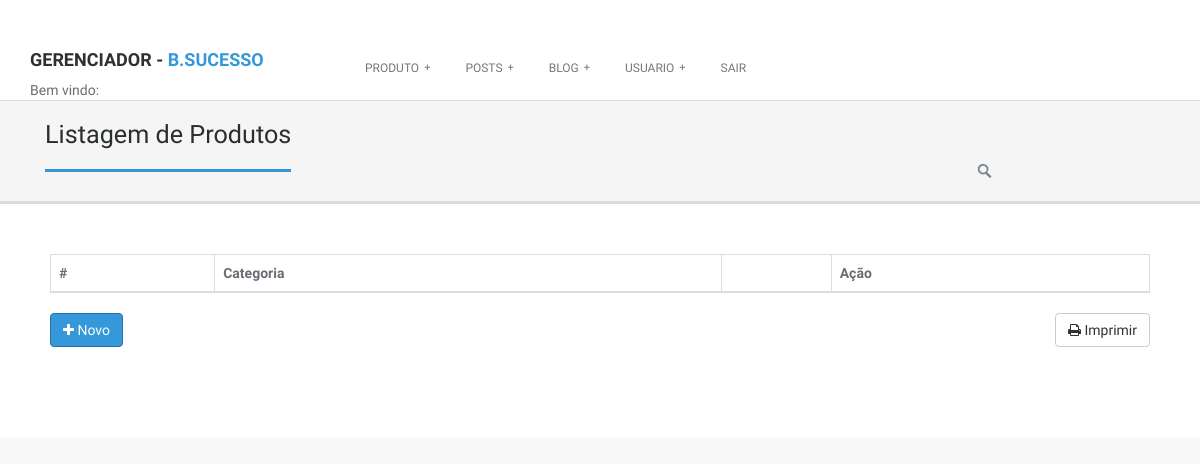
Before: /gerenciador.php?pagina=listposts with the older database file.
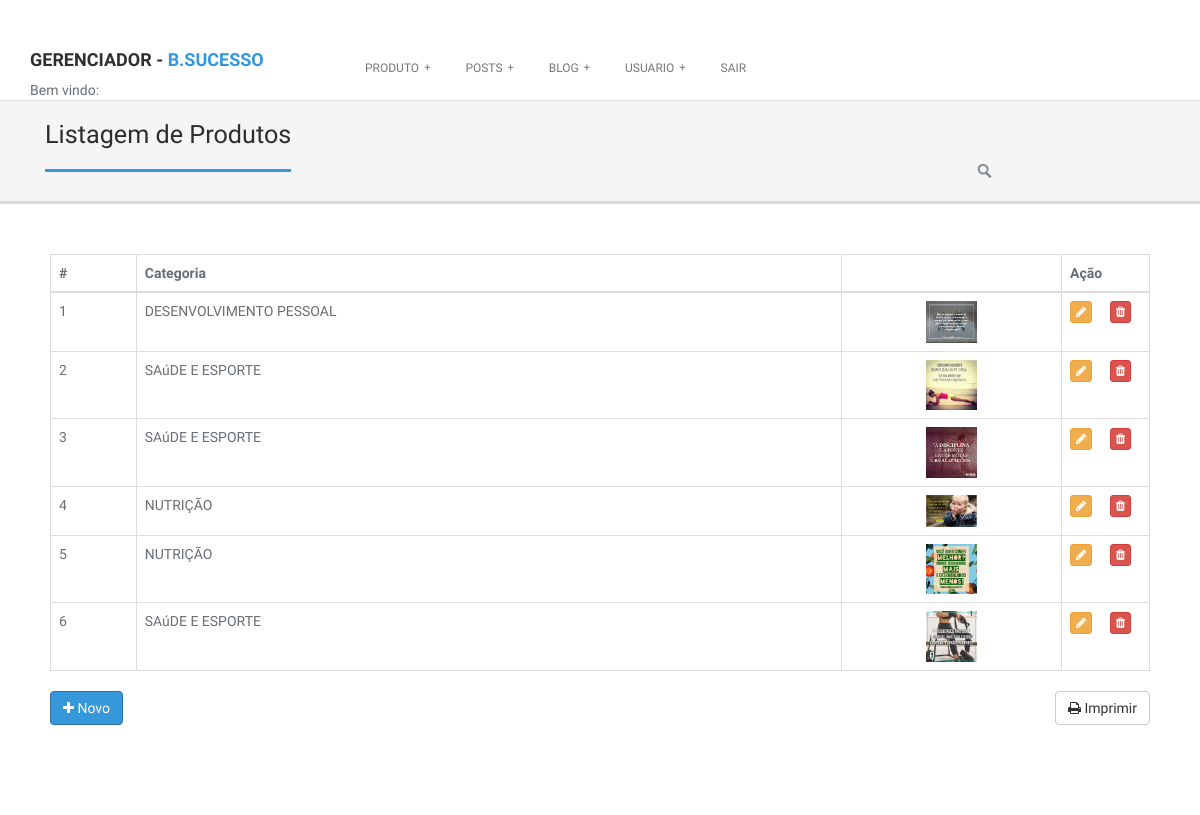
After: the same page with the newer database file.
### tables this page shows
CREATE TABLE `posts` (
  `idposts` int(11) NOT NULL AUTO_INCREMENT,
  `linkimage` varchar(200) NOT NULL,
  `fkcategoria` int(11) NOT NULL,
  PRIMARY KEY (`idposts`)
);

CREATE TABLE `categoria` (
  `idcategoria` int(11) NOT NULL AUTO_INCREMENT,
  `nmcategoria` varchar(50) NOT NULL,
  `descategoria` varchar(250) DEFAULT NULL,
  PRIMARY KEY (`idcategoria`)
);

### class/listarPosts.class.php (the view, shortened to what this page needs)
<?PHP
function listar($limit){
	include ("mysql.class.php");
	$query		= mysqli_query( $conn,"select idposts,linkimage, nmcategoria
								from posts
								inner join categoria as cat on cat.idcategoria = posts.fkcategoria LIMIT 0 , $limit") or die (mysqli_error ($conn));
	for( $i = 0; mysqli_num_rows( $query ) > $i ; $i++ ){
		$result	= mysqli_fetch_array($query);
		$html = '
						<tr>
                        <td>'.$result["idposts"].'</td>
                        <td >'.$result["nmcategoria"].'</td>
						<td width="20%" align="center"> <img  src="img/posts/'.$result["linkimage"].'" width="25%" >  </td>
						<td width="8%">
				<button type="button" class="btn btn-xs btn-warning" data-toggle="modal"
				data-target="#exampleModal'.$result["idposts"].'" ><i class="fa fa-pencil" title="EDITAR"></i></button>
				<button type="button" class="btn btn-xs btn-danger" data-toggle="modal"
				data-target="#excluirModal'.$result["idposts"].'" ><i class="fa fa-trash" title="EXCLUIR"></i></button>
			</td>
                         </tr>
		<div class="modal fade" id="exampleModal'.$result["idposts"].'" tabindex="-1" role="dialog" aria-labelledby="exampleModalLabel">
					<input type="text" class="form-control" id="nmcategoria" name="nmcategoria" value="'.$result["nmcategoria"].'">
				 <img class="aligncenter" width="40%" height="90%" src="img/posts/'.$result["linkimage"].'" alt="">
					<input type="hidden" class="form-control" id="idposts"  name="idposts" value="'.$result["idposts"].'">
		</div>
		<div class="modal fade" id="excluirModal'. $result["idposts"].'" tabindex="-1" role="dialog" aria-labelledby="exampleModalLabel">
					<input type="text" class="form-control" id="idposts" name="idposts" value="'.$result["idposts"].'" disabled>
				 <img class="aligncenter" width="40%" height="90%" src="img/posts/'.$result["linkimage"].'" alt="">
					<input type="hidden" class="form-control" id="idposts"  name="idposts" value="'.$result["idposts"].'">
		</div>
		';
		echo $html;
	}
}
?>

### gerenciador.php (shortened to what this page needs)
<!DOCTYPE html>
<html lang="en">
<head>
  <link href="lib/bootstrap/css/bootstrap.min.css" rel="stylesheet">
  <link href="lib/font-awesome/css/font-awesome.min.css" rel="stylesheet">
  <link href="lib/prettyphoto/css/prettyphoto.css" rel="stylesheet">
  <link href="lib/hover/hoverex-all.css" rel="stylesheet">
  <link href="lib/jetmenu/jetmenu.css" rel="stylesheet">
  <link href="lib/owl-carousel/owl-carousel.css" rel="stylesheet">
  <link href="css/style.css" rel="stylesheet">
  <link rel="stylesheet" href="css/colors/blue.css">
</head>
<body>
  <header class="header">
    <div class="container">
      <div class="site-header clearfix">
        <div class="col-lg-3 col-md-3 col-sm-12 title-area">
          <div class="site-title" id="title">
            <a href="gerenciador.php" title="">
              <h4>GERENCIADOR - <span>B.SUCESSO</span></h4>
            </a>
				  Bem vindo: <b><?=$_SESSION['user'] ?></b>
          </div>
        </div>
        <div class="col-lg-9 col-md-12 col-sm-12">
          <div id="nav" class="right">
            <div class="container clearfix">
              <ul id="jetmenu" class="jetmenu blue">
                <li><a href="#">Produto</a>
                </li>
                <li><a href="#">Posts</a>
                </li>
                <li><a href="#">Blog</a>
                </li>
                <li><a href="#">Usuario</a>
                </li>
                <li><a href="?logout=1">SAIR</a>
                </li>
              </ul>
            </div>
          </div>
        </div>
      </div>
    </div>
  </header>
			<?php
				$pag	= @$_GET['pagina'];
				$pasta	= "pages";
					if( !isset($pag) ){
						include $pasta."/"."inicioG.html";
					}
					else{
						include $pasta."/".$pag.".html";
					}
			?>
</body>
</html>

### css/style.css (style rules this page uses)
* { margin: 0; padding: 0px; font-family: 'Ruda', sans-serif; }
body { background: #f8f8f8; margin: 0; height: 100%; z-index: 1000; color: #696E74; }
h1, h2, h3, h4, h5, h6 { font-family: 'Ruda', sans-serif; font-weight: 700; }
html, body { height: 100%; }
img { height: auto; max-width: 100%; }
*, *:after, *:before { -webkit-box-sizing: border-box; -moz-box-sizing: border-box; box-sizing: border-box; padding: 0; margin: 0; }
a { padding: 0; margin: 0; text-decoration: none; -webkit-transition: background-color .4s linear, color .4s linear; -moz-transition: background-color .4s linear, color .4s linear; -o-transition: background-color .4s linear, color .4s linear; -ms-transition: background-color .4s linear, color .4s linear; transition: background-color .4s linear, color .4s linear; }
p, pre, ul, ol, dl, dd, blockquote, address, table, fieldset, form, { margin-bottom: 20px; }
ul, ol, dl { margin-left: 30px; }
ul, ol, dl { margin-bottom: 1.25em; font-family: inherit; }
ul, ol { margin-left: 0; }
section::before, section::after { position: absolute; content: ''; pointer-post-wraps: none; }
.post-wrapper-top { background-color: #F5F5F5; bottom: 0; left: 0; right: 0; top: 0; z-index: 0; border-bottom: 3px solid #DCDBD7; margin-bottom: 0; padding: 0; position: relative; text-align: left; }
.post-wrapper-top h2 { border-bottom: 3px solid #fff; display: inline-block; font-weight: 500; font-size: 1.8em; padding: 0 0 20px; color: #2B2E31; position: relative; margin-bottom: -3px; }
.search-bar { padding: 0; width: 190px; height: 40px; float: right; position: relative; display: inline-block; background: url("../img/search.png") left top no-repeat; margin-top: 60px; }
.header { background: #ffffff; display: block; border-bottom: 1px solid #DCDBD7; position: relative; z-index: 99; }
.site-header { padding: 40px 0 0; }
.site-title h4 { font-weight: 900; color: #2f2f2f; }
.title-area { padding: 0; display: block; position: relative; overflow: hidden; }
#nav { margin-top: 0; }
#nav .container { width: inherit; }
.section4, .section1 { background: #ffffff; padding: 30px 0; }
button, .button { cursor: pointer; font-weight: normal; line-height: normal; margin: 0 0 1.25rem; position: relative; text-decoration: none; text-align: center; display: inline-block; -webkit-border-radius: 2px; border-radius: 2px; padding: 0.5em 1em; font-size: 1.3rem; border-color: #696E74; color: white; -webkit-transition: background-color 300ms ease-out; -moz-transition: background-color 300ms ease-out; transition: background-color 300ms ease-out; -webkit-appearance: none; border: none; font-weight: normal !important; }
.content { padding: 20px 20px 60px 20px; }
@media only screen and (min-width: 40.063em) { button, .button { display: inline-block; } }
section { overflow: hidden; }
input, button, select, textarea { margin-bottom: 10px; }

Changed rows visible on the page:
added posts: idposts "1", categoria.nmcategoria "DESENVOLVIMENTO PESSOAL", linkimage (picture)
added posts: idposts "2", categoria.nmcategoria "SAúDE E ESPORTE", linkimage (picture)
added posts: idposts "3", categoria.nmcategoria "SAúDE E ESPORTE", linkimage (picture)
added posts: idposts "4", categoria.nmcategoria "NUTRIÇÃO", linkimage (picture)
added posts: idposts "5", categoria.nmcategoria "NUTRIÇÃO", linkimage (picture)
added posts: idposts "6", categoria.nmcategoria "SAúDE E ESPORTE", linkimage (picture)
